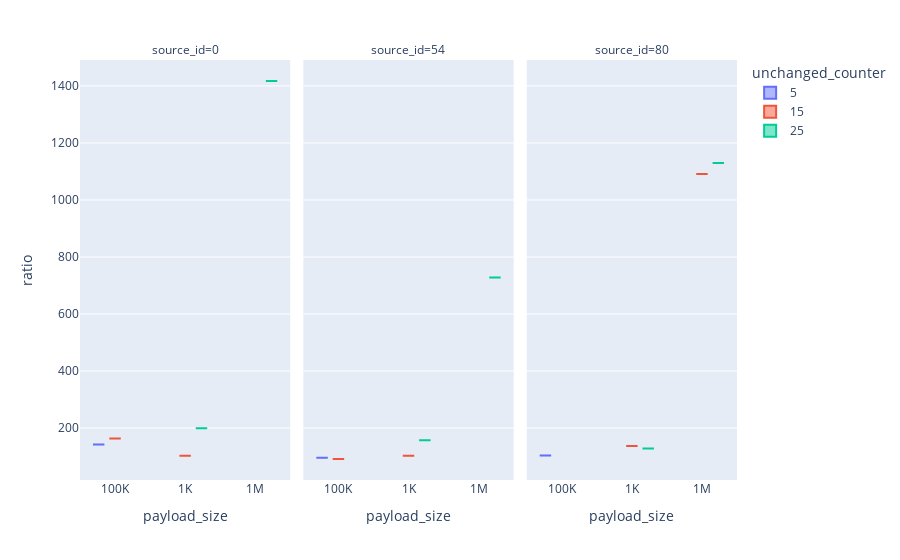

Here is the notebook cell this chart was saved with:
### Code cell
fig = px.box(
    energy_ratio_df,
    x="payload_size",
    y="ratio", 
    color="unchanged_counter",
    facet_col="source_id"
)
fig

### Figure 1 — Plotly figure (JSON) as saved in the notebook; plotly's stock layout.template omitted (floating-point values rounded to 4 significant figures)
{"data": [{"alignmentgroup": "True", "hovertemplate": "unchanged_counter=5<br>source_id=0<br>payload_size=%{x}<br>ratio=%{y}<extra></extra>", "legendgroup": "5", "marker": {"color": "#636efa"}, "name": "5", "notched": false, "offsetgroup": "5", "orientation": "v", "showlegend": true, "type": "box", "x": ["100K", "1K", "1M"], "x0": " ", "xaxis": "x", "y": [142.0, null, null], "y0": " ", "yaxis": "y"}, {"alignmentgroup": "True", "hovertemplate": "unchanged_counter=5<br>source_id=54<br>payload_size=%{x}<br>ratio=%{y}<extra></extra>", "legendgroup": "5", "marker": {"color": "#636efa"}, "name": "5", "notched": false, "offsetgroup": "5", "orientation": "v", "showlegend": false, "type": "box", "x": ["100K", "1K", "1M"], "x0": " ", "xaxis": "x2", "y": [95.51, null, null], "y0": " ", "yaxis": "y2"}, {"alignmentgroup": "True", "hovertemplate": "unchanged_counter=5<br>source_id=80<br>payload_size=%{x}<br>ratio=%{y}<extra></extra>", "legendgroup": "5", "marker": {"color": "#636efa"}, "name": "5", "notched": false, "offsetgroup": "5", "orientation": "v", "showlegend": false, "type": "box", "x": ["100K", "1K", "1M"], "x0": " ", "xaxis": "x3", "y": [103.8, null, null], "y0": " ", "yaxis": "y3"}, {"alignmentgroup": "True", "hovertemplate": "unchanged_counter=15<br>source_id=0<br>payload_size=%{x}<br>ratio=%{y}<extra></extra>", "legendgroup": "15", "marker": {"color": "#EF553B"}, "name": "15", "notched": false, "offsetgroup": "15", "orientation": "v", "showlegend": true, "type": "box", "x": ["100K", "1K", "1M"], "x0": " ", "xaxis": "x", "y": [163.1, 102.6, null], "y0": " ", "yaxis": "y"}, {"alignmentgroup": "True", "hovertemplate": "unchanged_counter=15<br>source_id=54<br>payload_size=%{x}<br>ratio=%{y}<extra></extra>", "legendgroup": "15", "marker": {"color": "#EF553B"}, "name": "15", "notched": false, "offsetgroup": "15", "orientation": "v", "showlegend": false, "type": "box", "x": ["100K", "1K", "1M"], "x0": " ", "xaxis": "x2", "y": [91.44, 102.6, null], "y0": " ", "yaxis": "y2"}, {"alignmentgroup": "True", "hovertemplate": "unchanged_counter=15<br>source_id=80<br>payload_size=%{x}<br>ratio=%{y}<extra></extra>", "legendgroup": "15", "marker": {"color": "#EF553B"}, "name": "15", "notched": false, "offsetgroup": "15", "orientation": "v", "showlegend": false, "type": "box", "x": ["100K", "1K", "1M"], "x0": " ", "xaxis": "x3", "y": [null, 136.9, 1091.0], "y0": " ", "yaxis": "y3"}, {"alignmentgroup": "True", "hovertemplate": "unchanged_counter=25<br>source_id=0<br>payload_size=%{x}<br>ratio=%{y}<extra></extra>", "legendgroup": "25", "marker": {"color": "#00cc96"}, "name": "25", "notched": false, "offsetgroup": "25", "orientation": "v", "showlegend": true, "type": "box", "x": ["100K", "1K", "1M"], "x0": " ", "xaxis": "x", "y": [null, 199.6, 1417.0], "y0": " ", "yaxis": "y"}, {"alignmentgroup": "True", "hovertemplate": "unchanged_counter=25<br>source_id=54<br>payload_size=%{x}<br>ratio=%{y}<extra></extra>", "legendgroup": "25", "marker": {"color": "#00cc96"}, "name": "25", "notched": false, "offsetgroup": "25", "orientation": "v", "showlegend": false, "type": "box", "x": ["100K", "1K", "1M"], "x0": " ", "xaxis": "x2", "y": [null, 157.1, 727.8], "y0": " ", "yaxis": "y2"}, {"alignmentgroup": "True", "hovertemplate": "unchanged_counter=25<br>source_id=80<br>payload_size=%{x}<br>ratio=%{y}<extra></extra>", "legendgroup": "25", "marker": {"color": "#00cc96"}, "name": "25", "notched": false, "offsetgroup": "25", "orientation": "v", "showlegend": false, "type": "box", "x": ["100K", "1K", "1M"], "x0": " ", "xaxis": "x3", "y": [null, 128.2, 1130.0], "y0": " ", "yaxis": "y3"}], "layout": {"annotations": [{"font": {}, "showarrow": false, "text": "source_id=0", "x": 0.16, "xanchor": "center", "xref": "paper", "y": 1, "yanchor": "bottom", "yref": "paper"}, {"font": {}, "showarrow": false, "text": "source_id=54", "x": 0.5, "xanchor": "center", "xref": "paper", "y": 1, "yanchor": "bottom", "yref": "paper"}, {"font": {}, "showarrow": false, "text": "source_id=80", "x": 0.84, "xanchor": "center", "xref": "paper", "y": 1, "yanchor": "bottom", "yref": "paper"}], "boxmode": "group", "legend": {"title": {"text": "unchanged_counter"}, "tracegroupgap": 0}, "margin": {"t": 60}, "xaxis": {"anchor": "y", "domain": [0, 0.32], "title": {"text": "payload_size"}}, "xaxis2": {"anchor": "y2", "domain": [0.34, 0.66], "matches": "x", "title": {"text": "payload_size"}}, "xaxis3": {"anchor": "y3", "domain": [0.68, 1.0], "matches": "x", "title": {"text": "payload_size"}}, "yaxis": {"anchor": "x", "domain": [0, 1], "title": {"text": "ratio"}}, "yaxis2": {"anchor": "x2", "domain": [0, 1], "matches": "y", "showticklabels": false}, "yaxis3": {"anchor": "x3", "domain": [0, 1], "matches": "y", "showticklabels": false}}}
